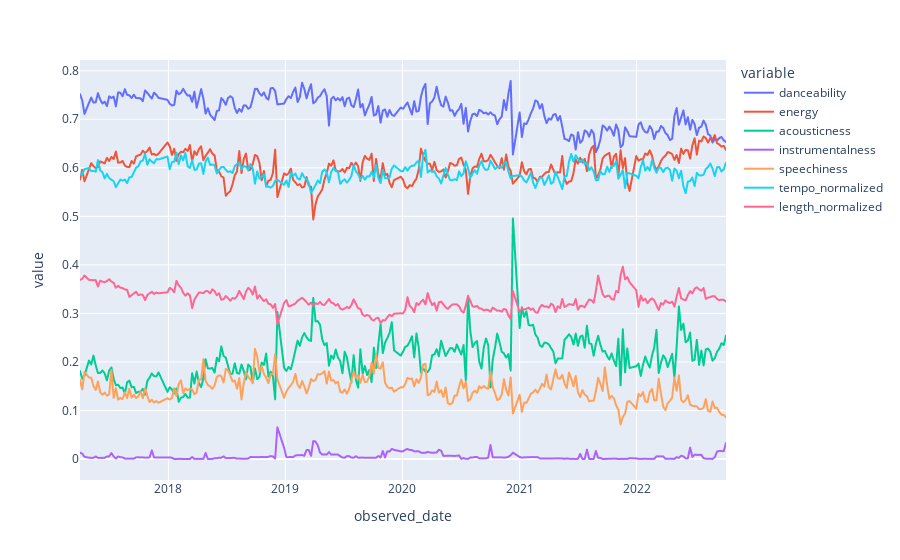

The code cell stored with this chart in its notebook:
### Code cell
#group data by week with mean data
df_grpd_meltd_mean = df_melted.groupby(['observed_date']).mean().reset_index()

#plot the following variables
to_plot = ['observed_date','danceability','energy','acousticness','instrumentalness',
          'speechiness','tempo_normalized','length_normalized']

#plot the graph
fig = px.line(df_grpd_meltd_mean.loc[:,to_plot].set_index('observed_date'))
fig.show()

### Figure 1 — Plotly figure (JSON) as saved in the notebook; plotly's stock layout.template omitted (floating-point values rounded to 4 significant figures; data arrays with more than 128 entries replaced by an {"elided": "..."} marker saying what was removed)
{"data": [{"hovertemplate": "variable=danceability<br>observed_date=%{x}<br>value=%{y}<extra></extra>", "legendgroup": "danceability", "line": {"color": "#636efa", "dash": "solid"}, "marker": {"symbol": "circle"}, "mode": "lines", "name": "danceability", "showlegend": true, "type": "scattergl", "x": {"elided": "277 str values"}, "xaxis": "x", "y": {"elided": "277 float values"}, "yaxis": "y"}, {"hovertemplate": "variable=energy<br>observed_date=%{x}<br>value=%{y}<extra></extra>", "legendgroup": "energy", "line": {"color": "#EF553B", "dash": "solid"}, "marker": {"symbol": "circle"}, "mode": "lines", "name": "energy", "showlegend": true, "type": "scattergl", "x": {"elided": "277 str values"}, "xaxis": "x", "y": {"elided": "277 float values"}, "yaxis": "y"}, {"hovertemplate": "variable=acousticness<br>observed_date=%{x}<br>value=%{y}<extra></extra>", "legendgroup": "acousticness", "line": {"color": "#00cc96", "dash": "solid"}, "marker": {"symbol": "circle"}, "mode": "lines", "name": "acousticness", "showlegend": true, "type": "scattergl", "x": {"elided": "277 str values"}, "xaxis": "x", "y": {"elided": "277 float values"}, "yaxis": "y"}, {"hovertemplate": "variable=instrumentalness<br>observed_date=%{x}<br>value=%{y}<extra></extra>", "legendgroup": "instrumentalness", "line": {"color": "#ab63fa", "dash": "solid"}, "marker": {"symbol": "circle"}, "mode": "lines", "name": "instrumentalness", "showlegend": true, "type": "scattergl", "x": {"elided": "277 str values"}, "xaxis": "x", "y": {"elided": "277 float values"}, "yaxis": "y"}, {"hovertemplate": "variable=speechiness<br>observed_date=%{x}<br>value=%{y}<extra></extra>", "legendgroup": "speechiness", "line": {"color": "#FFA15A", "dash": "solid"}, "marker": {"symbol": "circle"}, "mode": "lines", "name": "speechiness", "showlegend": true, "type": "scattergl", "x": {"elided": "277 str values"}, "xaxis": "x", "y": {"elided": "277 float values"}, "yaxis": "y"}, {"hovertemplate": "variable=tempo_normalized<br>observed_date=%{x}<br>value=%{y}<extra></extra>", "legendgroup": "tempo_normalized", "line": {"color": "#19d3f3", "dash": "solid"}, "marker": {"symbol": "circle"}, "mode": "lines", "name": "tempo_normalized", "showlegend": true, "type": "scattergl", "x": {"elided": "277 str values"}, "xaxis": "x", "y": {"elided": "277 float values"}, "yaxis": "y"}, {"hovertemplate": "variable=length_normalized<br>observed_date=%{x}<br>value=%{y}<extra></extra>", "legendgroup": "length_normalized", "line": {"color": "#FF6692", "dash": "solid"}, "marker": {"symbol": "circle"}, "mode": "lines", "name": "length_normalized", "showlegend": true, "type": "scattergl", "x": {"elided": "277 str values"}, "xaxis": "x", "y": {"elided": "277 float values"}, "yaxis": "y"}], "layout": {"legend": {"title": {"text": "variable"}, "tracegroupgap": 0}, "margin": {"t": 60}, "xaxis": {"anchor": "y", "domain": [0, 1], "title": {"text": "observed_date"}}, "yaxis": {"anchor": "x", "domain": [0, 1], "title": {"text": "value"}}}}
